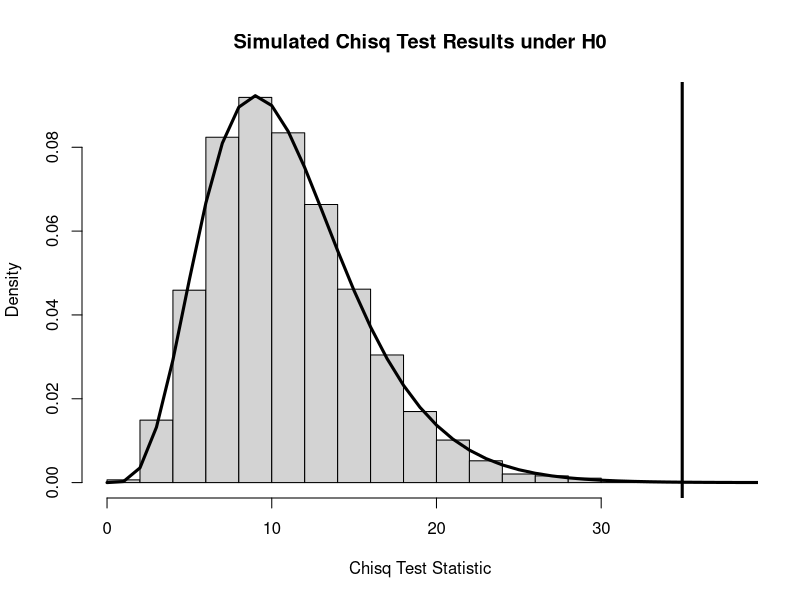

Recreate this plot in R.
births.per.month<-c(2995,2708,2993,2785,2994,3032,3114,3221,3052,3085,2971,2932)
n=sum(births.per.month)

prop.per.month<-c(31,28,31,30,31,30,31,31,30,31,30,31)/365

# H0: The births per month are the same (given # of days per month)
# Ha: The birth rate per month is not the same (given # of days per month)

expected.count=prop.per.month*n
chi2=sum((births.per.month-expected.count)^2/expected.count)

# Let's try and simulate this behavior if the null was true:
month.tags<-c()
for(i in 1:length(prop.per.month))
  month.tags<-c(month.tags, rep(i,prop.per.month[i]*365))

chisq.values<-rep(0,10000)
for(i in 1:10000){
  chisq.values[i]=sum((table(sample(month.tags, n, rep=TRUE))-expected.count)^2/expected.count)
}
hist(chisq.values, freq=FALSE, xlab='Chisq Test Statistic', 
     main='Simulated Chisq Test Results under H0', breaks=25)
lines(0:40, dchisq(0:40, df=11), lwd=3)

abline(v=chi2, lwd=3)

mean(chisq.values>=chi2) #Simulated p-value
pchisq(chi2, df=11, lower.tail=FALSE) #Exact p-value

# Based on this p-value, we reject the null hypothesis
# Births are not uniform over months (based on length of month)

chisq.test(births.per.month, p=prop.per.month)



# Based on the births recorded by the CDC for 2023:
# January	  299,458
# February	270,788
# March	    299,265
# April	    278,485
# May	      299,384
# June	    303,165
# July	    311,383
# August	  322,089
# September	305,203
# October	  308,544
# November	297,098
# December	293,151